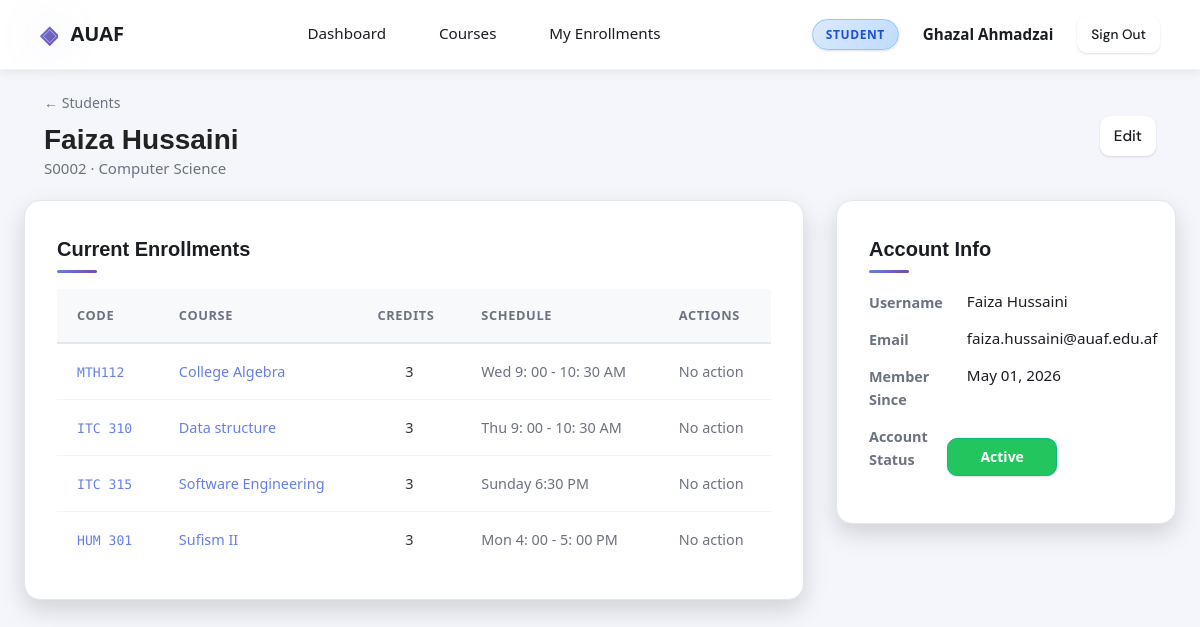
Page /students/2 (signed in) on the committed database.
### tables this page shows
CREATE TABLE users (
    id INTEGER PRIMARY KEY AUTOINCREMENT,
    username TEXT,
    email TEXT UNIQUE,
    password TEXT,
    role TEXT
);

CREATE TABLE students (
    id INTEGER PRIMARY KEY AUTOINCREMENT,
    user_id INTEGER,
    full_name TEXT,
    department TEXT,
    FOREIGN KEY(user_id) REFERENCES users(id)
);

CREATE TABLE courses (
    id INTEGER PRIMARY KEY AUTOINCREMENT,
    course_name TEXT,
    instructor TEXT,
    credits INTEGER,
    schedule TEXT,
    department TEXT,
    capacity INTEGER
, course_code TEXT, description TEXT);

### app.py (the view)
@students_bp.route("/<int:student_id>")
def view_student(student_id):
    if "username" not in session:
        return redirect(url_for("auth.login"))
    student = get_student_by_id(student_id)
    if not student:
        flash("Student not found.", "danger")
        return redirect(url_for("students.list_students"))
    return render_template("students/detail.html", student=student)

### app.py (called while the page is built)
def get_db_connection():
    import os
    db_path = os.path.join(os.path.dirname(__file__), "database.db")
    conn = sqlite3.connect(db_path)
    conn.row_factory = sqlite3.Row
    return conn

def table_exists(table_name):
    conn = get_db_connection()
    row = conn.execute(
        "SELECT name FROM sqlite_master WHERE type='table' AND name=?",
        (table_name,),
    ).fetchone()
    conn.close()
    return row is not None

@app.context_processor
def inject_globals():
    return {
        "current_user": CurrentUser(),
    }

    @property
    def is_authenticated(self):
        return "username" in session

    @property
    def is_admin(self):
        return session.get("role") == "admin"

    @property
    def full_name(self):
        return session.get("full_name") or session.get("username") or "User"

    def order_by(self, field_name):
        reverse = False
        key_name = field_name
        if field_name.startswith("-"):
            reverse = True
            key_name = field_name[1:]
        sorted_items = sorted(
            self.items,
            key=lambda x: getattr(x, key_name, datetime.min) or datetime.min,
            reverse=reverse
        )
        return EnrollmentList(sorted_items)

    def all(self):
        return self.items

### templates/students/detail.html (shortened to what this page needs)
{% extends "base.html" %}
{% block content %}
<div class="page-header">
  <div>
    <a href="{{ url_for('students.list_students') }}" class="back-link">← Students</a>
    <h1 class="page-title">{{ student.full_name }}</h1>
    <p class="page-subtitle">{{ student.student_id }} · {{ student.department or 'No department' }}</p>
  </div>
  <a href="{{ url_for('students.edit_student', student_id=student.id) }}" class="btn btn-ghost">Edit</a>
</div>
<div class="detail-grid">
  <div class="detail-main">
    <div class="detail-card">
      <h2>Current Enrollments</h2>
      {% set active = student.active_enrollments %}
      {% if active %}
      <table class="table">
        <thead><tr><th>Code</th><th>Course</th><th>Credits</th><th>Schedule</th><th>Actions</th></tr></thead>
        <tbody>
          {% for e in active %}
          <tr>
            <td><code class="course-code-sm">{{ e.course.course_code }}</code></td>
            <td><a href="{{ url_for('courses.view_course', course_id=e.course.id) }}">{{ e.course.name }}</a></td>
            <td class="text-center">{{ e.course.credits }}</td>
            <td class="text-muted">{{ e.course.schedule }}</td>
            <td>
              <span class="text-muted">No action</span>
            </td>
          </tr>
          {% endfor %}
        </tbody>
      </table>
      {% else %}
      <p class="text-muted">Not enrolled in any courses.</p>
      {% endif %}
    </div>
      {% set all_e = student.enrollments.order_by('enrolled_at').all() %}
  </div>
  <div class="detail-side">
    <div class="detail-card">
      <h2>Account Info</h2>
      <dl class="info-list">
        <dt>Username</dt><dd>{{ student.username }}</dd>
        <dt>Email</dt><dd>{{ student.email }}</dd>
        <dt>Member Since</dt><dd>{{ student.created_at.strftime('%b %d, %Y') }}</dd>
        <dt>Account Status</dt>
        <dd>
          {% if student.is_active %}
          <span class="badge badge-enrolled">Active</span>
          {% else %}
          <span class="badge badge-dropped">Inactive</span>
          {% endif %}
        </dd>
      </dl>
    </div>
  </div>
</div>
{% endblock %}

### templates/base.html (shortened to what this page needs)
<!DOCTYPE html>
<html lang="en">
<head>
  <link rel="stylesheet" href="{{ url_for('static', filename='css/main.css') }}" />
</head>
<body>
{% if current_user.is_authenticated %}
<nav class="navbar">
  <a class="navbar-brand" href="{{ url_for('main.dashboard') }}">
    <span class="brand-icon">◈</span> AUAF
  </a>
  <ul class="nav-links">
    <li>
<a href="{{ url_for('main.dashboard') }}"
class="{% if request.blueprint == 'main' %}active{% endif %}">
Dashboard
</a>
</li>
    <li><a href="{{ url_for('courses.list_courses') }}" class="{% if request.blueprint == 'courses' %}active{% endif %}">Courses</a></li>
    {% if current_user.is_admin %}
    <li><a href="{{ url_for('students.list_students') }}" class="{% if request.blueprint == 'students' %}active{% endif %}">Students</a></li>
    {% else %}
    <li><a href="{{ url_for('enrollment.history') }}" class="{% if request.endpoint == 'enrollment.history' or request.blueprint == 'enrollment' %}active{% endif %}">My Enrollments</a></li>
    {% endif %}
  </ul>
  <div class="nav-user">
    <span class="user-badge {{ 'badge-admin' if current_user.is_admin else 'badge-student' }}">
      {{ 'Admin' if current_user.is_admin else 'Student' }}
    </span>
    <span class="username">
  {{ 'System Administrator' if current_user.is_admin else current_user.full_name }}
</span>
    <a href="{{ url_for('auth.logout') }}" class="btn btn-ghost btn-sm">Sign Out</a>
  </div>
</nav>
{% endif %}
<main class="main-content">
  <div class="container">
    {% block content %}{% endblock %}
  </div>
</main>
</body>
</html>

### rows in the picture
users: role "STUDENT", username "Faiza Hussaini", email "faiza.hussaini@auaf.edu.af"
students: full_name "Faiza Hussaini", department "Computer Science"
courses: course.course_code "MTH112", course.name "College Algebra", course.schedule "Wed 9: 00 - 10: 30 AM"
courses: course.course_code "ITC 310", course.name "Data structure", course.schedule "Thu 9: 00 - 10: 30 AM"
courses: course.course_code "ITC 315", course.name "Software Engineering", course.schedule "Sunday 6:30 PM"
courses: course.course_code "HUM 301", course.name "Sufism II", course.schedule "Mon 4: 00 - 5: 00 PM"

### other values in the picture
{{ student.student_id }} "S0002"
{{ e.course.credits }} "3" "3" "3" "3"
{{ student.created_at.strftime('%b %d, %Y') }} "May 01, 2026"
